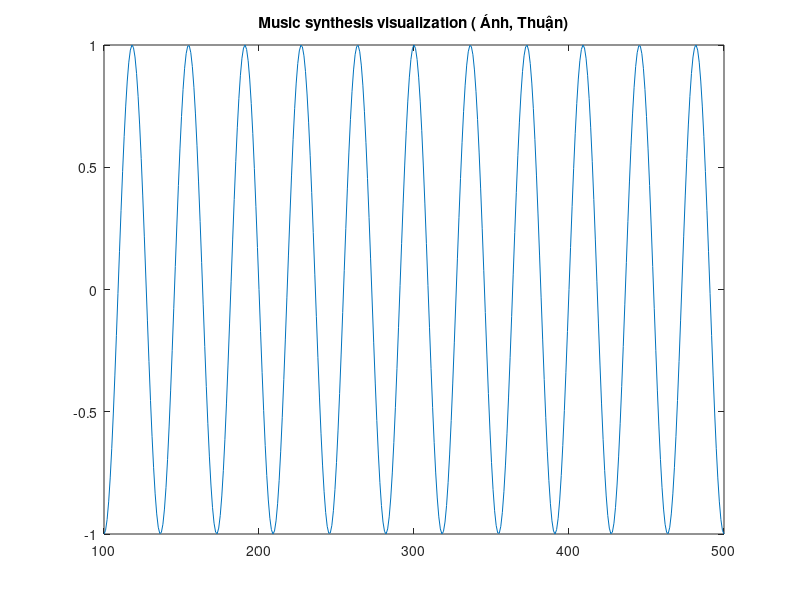

Reproduce this figure in MATLAB.
%% Date: 4/4/2024
%Laboratory 1: Elementary Music Synthesis
% 5.1. Music synthesis
%% Input
fs = 8000;      %Sampling rate
tnote = 4000;   %Duration of 4000 samples for 1 count
whole_note = 1:4*tnote;  % last 4 count
half_note = 1:2*tnote;   % last 2 count
fourth_note = 1:tnote;   % last 1 count

% Notes frequency (220-440Hz)
pitch = 2^(1/12); % pitch shift
%Notes used in Figure 2
A = 220;    
B = A*(pitch^2);
C = A*(pitch^3);
E = A*(pitch^7);

%% Processing
% Notes in Figure 2
N1 = sin(2*pi*A*half_note/fs);   % A half_note
N2 = sin(2*pi*A*fourth_note/fs); % A fourth_note   
N3 = sin(2*pi*E*fourth_note/fs); % E fourth_note
N4 = sin(2*pi*B*fourth_note/fs); % B fourth_note
N5 = sin(2*pi*C*fourth_note/fs); % C fourth_note
N6 = sin(2*pi*A*whole_note/fs);  % A whole_note
P = zeros(1,1000);  % silent gap

%% Output
% Combine notes
S = [N1 P N2 P N3 P N3 P N3 P N4 P N5 P N4 P N6];
% Plot sound

% Play sound
sound(S,fs);
plot(100:500,S(100:500)) , axis tight;title("Music synthesis visualization ( Ánh, Thuận)");